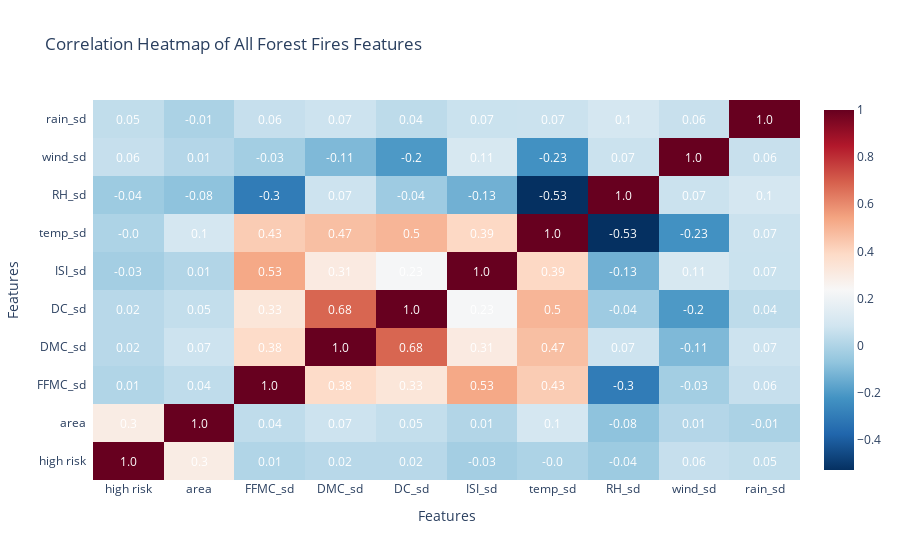

Here is the notebook cell this chart was saved with:
### Code cell
all_features = ['high risk', 'area', 'FFMC_sd', 'DMC_sd', 'DC_sd', 'ISI_sd', 'temp_sd', 'RH_sd', 'wind_sd', 'rain_sd']
correlation_matrix_all = forestfires_encoded[all_features].corr()

fig_all = ff.create_annotated_heatmap(
    z=correlation_matrix_all.values,
    x=list(correlation_matrix_all.columns),
    y=list(correlation_matrix_all.index),
    colorscale='RdBu_r',
    annotation_text=correlation_matrix_all.round(2).values,
    showscale=True
)

fig_all.update_layout(
    title='Correlation Heatmap of All Forest Fires Features',
    xaxis=dict(title='Features', side='bottom'),
    yaxis=dict(title='Features'),
)

fig_all.show()

### Figure 1 — Plotly figure (JSON) as saved in the notebook; plotly's stock layout.template omitted (floating-point values rounded to 4 significant figures)
{"data": [{"colorscale": [[0, "rgb(5,48,97)"], [0.1, "rgb(33,102,172)"], [0.2, "rgb(67,147,195)"], [0.3, "rgb(146,197,222)"], [0.4, "rgb(209,229,240)"], [0.5, "rgb(247,247,247)"], [0.6, "rgb(253,219,199)"], [0.7, "rgb(244,165,130)"], [0.8, "rgb(214,96,77)"], [0.9, "rgb(178,24,43)"], [1, "rgb(103,0,31)"]], "reversescale": false, "showscale": true, "type": "heatmap", "x": ["high risk", "area", "FFMC_sd", "DMC_sd", "DC_sd", "ISI_sd", "temp_sd", "RH_sd", "wind_sd", "rain_sd"], "y": ["high risk", "area", "FFMC_sd", "DMC_sd", "DC_sd", "ISI_sd", "temp_sd", "RH_sd", "wind_sd", "rain_sd"], "z": [[1, 0.2977, 0.005749, 0.02247, 0.02349, -0.0264, -0.003714, -0.04162, 0.0569, 0.04501], [0.2977, 1, 0.04012, 0.07299, 0.04938, 0.008258, 0.09784, -0.07552, 0.01232, -0.007366], [0.005749, 0.04012, 1, 0.3826, 0.3305, 0.5318, 0.4315, -0.301, -0.02848, 0.0567], [0.02247, 0.07299, 0.3826, 1, 0.6822, 0.3051, 0.4696, 0.07379, -0.1053, 0.07479], [0.02349, 0.04938, 0.3305, 0.6822, 1, 0.2292, 0.4962, -0.03919, -0.2035, 0.03586], [-0.0264, 0.008258, 0.5318, 0.3051, 0.2292, 1, 0.3943, -0.1325, 0.1068, 0.06767], [-0.003714, 0.09784, 0.4315, 0.4696, 0.4962, 0.3943, 1, -0.5274, -0.2271, 0.06949], [-0.04162, -0.07552, -0.301, 0.07379, -0.03919, -0.1325, -0.5274, 1, 0.06941, 0.09975], [0.0569, 0.01232, -0.02848, -0.1053, -0.2035, 0.1068, -0.2271, 0.06941, 1, 0.06112], [0.04501, -0.007366, 0.0567, 0.07479, 0.03586, 0.06767, 0.06949, 0.09975, 0.06112, 1]]}], "layout": {"annotations": [{"font": {"color": "#FFFFFF"}, "showarrow": false, "text": "1.0", "x": "high risk", "xref": "x", "y": "high risk", "yref": "y"}, {"font": {"color": "#FFFFFF"}, "showarrow": false, "text": "0.3", "x": "area", "xref": "x", "y": "high risk", "yref": "y"}, {"font": {"color": "#FFFFFF"}, "showarrow": false, "text": "0.01", "x": "FFMC_sd", "xref": "x", "y": "high risk", "yref": "y"}, {"font": {"color": "#FFFFFF"}, "showarrow": false, "text": "0.02", "x": "DMC_sd", "xref": "x", "y": "high risk", "yref": "y"}, {"font": {"color": "#FFFFFF"}, "showarrow": false, "text": "0.02", "x": "DC_sd", "xref": "x", "y": "high risk", "yref": "y"}, {"font": {"color": "#FFFFFF"}, "showarrow": false, "text": "-0.03", "x": "ISI_sd", "xref": "x", "y": "high risk", "yref": "y"}, {"font": {"color": "#FFFFFF"}, "showarrow": false, "text": "-0.0", "x": "temp_sd", "xref": "x", "y": "high risk", "yref": "y"}, {"font": {"color": "#FFFFFF"}, "showarrow": false, "text": "-0.04", "x": "RH_sd", "xref": "x", "y": "high risk", "yref": "y"}, {"font": {"color": "#FFFFFF"}, "showarrow": false, "text": "0.06", "x": "wind_sd", "xref": "x", "y": "high risk", "yref": "y"}, {"font": {"color": "#FFFFFF"}, "showarrow": false, "text": "0.05", "x": "rain_sd", "xref": "x", "y": "high risk", "yref": "y"}, {"font": {"color": "#FFFFFF"}, "showarrow": false, "text": "0.3", "x": "high risk", "xref": "x", "y": "area", "yref": "y"}, {"font": {"color": "#FFFFFF"}, "showarrow": false, "text": "1.0", "x": "area", "xref": "x", "y": "area", "yref": "y"}, {"font": {"color": "#FFFFFF"}, "showarrow": false, "text": "0.04", "x": "FFMC_sd", "xref": "x", "y": "area", "yref": "y"}, {"font": {"color": "#FFFFFF"}, "showarrow": false, "text": "0.07", "x": "DMC_sd", "xref": "x", "y": "area", "yref": "y"}, {"font": {"color": "#FFFFFF"}, "showarrow": false, "text": "0.05", "x": "DC_sd", "xref": "x", "y": "area", "yref": "y"}, {"font": {"color": "#FFFFFF"}, "showarrow": false, "text": "0.01", "x": "ISI_sd", "xref": "x", "y": "area", "yref": "y"}, {"font": {"color": "#FFFFFF"}, "showarrow": false, "text": "0.1", "x": "temp_sd", "xref": "x", "y": "area", "yref": "y"}, {"font": {"color": "#FFFFFF"}, "showarrow": false, "text": "-0.08", "x": "RH_sd", "xref": "x", "y": "area", "yref": "y"}, {"font": {"color": "#FFFFFF"}, "showarrow": false, "text": "0.01", "x": "wind_sd", "xref": "x", "y": "area", "yref": "y"}, {"font": {"color": "#FFFFFF"}, "showarrow": false, "text": "-0.01", "x": "rain_sd", "xref": "x", "y": "area", "yref": "y"}, {"font": {"color": "#FFFFFF"}, "showarrow": false, "text": "0.01", "x": "high risk", "xref": "x", "y": "FFMC_sd", "yref": "y"}, {"font": {"color": "#FFFFFF"}, "showarrow": false, "text": "0.04", "x": "area", "xref": "x", "y": "FFMC_sd", "yref": "y"}, {"font": {"color": "#FFFFFF"}, "showarrow": false, "text": "1.0", "x": "FFMC_sd", "xref": "x", "y": "FFMC_sd", "yref": "y"}, {"font": {"color": "#FFFFFF"}, "showarrow": false, "text": "0.38", "x": "DMC_sd", "xref": "x", "y": "FFMC_sd", "yref": "y"}, {"font": {"color": "#FFFFFF"}, "showarrow": false, "text": "0.33", "x": "DC_sd", "xref": "x", "y": "FFMC_sd", "yref": "y"}, {"font": {"color": "#FFFFFF"}, "showarrow": false, "text": "0.53", "x": "ISI_sd", "xref": "x", "y": "FFMC_sd", "yref": "y"}, {"font": {"color": "#FFFFFF"}, "showarrow": false, "text": "0.43", "x": "temp_sd", "xref": "x", "y": "FFMC_sd", "yref": "y"}, {"font": {"color": "#FFFFFF"}, "showarrow": false, "text": "-0.3", "x": "RH_sd", "xref": "x", "y": "FFMC_sd", "yref": "y"}, {"font": {"color": "#FFFFFF"}, "showarrow": false, "text": "-0.03", "x": "wind_sd", "xref": "x", "y": "FFMC_sd", "yref": "y"}, {"font": {"color": "#FFFFFF"}, "showarrow": false, "text": "0.06", "x": "rain_sd", "xref": "x", "y": "FFMC_sd", "yref": "y"}, {"font": {"color": "#FFFFFF"}, "showarrow": false, "text": "0.02", "x": "high risk", "xref": "x", "y": "DMC_sd", "yref": "y"}, {"font": {"color": "#FFFFFF"}, "showarrow": false, "text": "0.07", "x": "area", "xref": "x", "y": "DMC_sd", "yref": "y"}, {"font": {"color": "#FFFFFF"}, "showarrow": false, "text": "0.38", "x": "FFMC_sd", "xref": "x", "y": "DMC_sd", "yref": "y"}, {"font": {"color": "#FFFFFF"}, "showarrow": false, "text": "1.0", "x": "DMC_sd", "xref": "x", "y": "DMC_sd", "yref": "y"}, {"font": {"color": "#FFFFFF"}, "showarrow": false, "text": "0.68", "x": "DC_sd", "xref": "x", "y": "DMC_sd", "yref": "y"}, {"font": {"color": "#FFFFFF"}, "showarrow": false, "text": "0.31", "x": "ISI_sd", "xref": "x", "y": "DMC_sd", "yref": "y"}, {"font": {"color": "#FFFFFF"}, "showarrow": false, "text": "0.47", "x": "temp_sd", "xref": "x", "y": "DMC_sd", "yref": "y"}, {"font": {"color": "#FFFFFF"}, "showarrow": false, "text": "0.07", "x": "RH_sd", "xref": "x", "y": "DMC_sd", "yref": "y"}, {"font": {"color": "#FFFFFF"}, "showarrow": false, "text": "-0.11", "x": "wind_sd", "xref": "x", "y": "DMC_sd", "yref": "y"}, {"font": {"color": "#FFFFFF"}, "showarrow": false, "text": "0.07", "x": "rain_sd", "xref": "x", "y": "DMC_sd", "yref": "y"}, {"font": {"color": "#FFFFFF"}, "showarrow": false, "text": "0.02", "x": "high risk", "xref": "x", "y": "DC_sd", "yref": "y"}, {"font": {"color": "#FFFFFF"}, "showarrow": false, "text": "0.05", "x": "area", "xref": "x", "y": "DC_sd", "yref": "y"}, {"font": {"color": "#FFFFFF"}, "showarrow": false, "text": "0.33", "x": "FFMC_sd", "xref": "x", "y": "DC_sd", "yref": "y"}, {"font": {"color": "#FFFFFF"}, "showarrow": false, "text": "0.68", "x": "DMC_sd", "xref": "x", "y": "DC_sd", "yref": "y"}, {"font": {"color": "#FFFFFF"}, "showarrow": false, "text": "1.0", "x": "DC_sd", "xref": "x", "y": "DC_sd", "yref": "y"}, {"font": {"color": "#FFFFFF"}, "showarrow": false, "text": "0.23", "x": "ISI_sd", "xref": "x", "y": "DC_sd", "yref": "y"}, {"font": {"color": "#FFFFFF"}, "showarrow": false, "text": "0.5", "x": "temp_sd", "xref": "x", "y": "DC_sd", "yref": "y"}, {"font": {"color": "#FFFFFF"}, "showarrow": false, "text": "-0.04", "x": "RH_sd", "xref": "x", "y": "DC_sd", "yref": "y"}, {"font": {"color": "#FFFFFF"}, "showarrow": false, "text": "-0.2", "x": "wind_sd", "xref": "x", "y": "DC_sd", "yref": "y"}, {"font": {"color": "#FFFFFF"}, "showarrow": false, "text": "0.04", "x": "rain_sd", "xref": "x", "y": "DC_sd", "yref": "y"}, {"font": {"color": "#FFFFFF"}, "showarrow": false, "text": "-0.03", "x": "high risk", "xref": "x", "y": "ISI_sd", "yref": "y"}, {"font": {"color": "#FFFFFF"}, "showarrow": false, "text": "0.01", "x": "area", "xref": "x", "y": "ISI_sd", "yref": "y"}, {"font": {"color": "#FFFFFF"}, "showarrow": false, "text": "0.53", "x": "FFMC_sd", "xref": "x", "y": "ISI_sd", "yref": "y"}, {"font": {"color": "#FFFFFF"}, "showarrow": false, "text": "0.31", "x": "DMC_sd", "xref": "x", "y": "ISI_sd", "yref": "y"}, {"font": {"color": "#FFFFFF"}, "showarrow": false, "text": "0.23", "x": "DC_sd", "xref": "x", "y": "ISI_sd", "yref": "y"}, {"font": {"color": "#FFFFFF"}, "showarrow": false, "text": "1.0", "x": "ISI_sd", "xref": "x", "y": "ISI_sd", "yref": "y"}, {"font": {"color": "#FFFFFF"}, "showarrow": false, "text": "0.39", "x": "temp_sd", "xref": "x", "y": "ISI_sd", "yref": "y"}, {"font": {"color": "#FFFFFF"}, "showarrow": false, "text": "-0.13", "x": "RH_sd", "xref": "x", "y": "ISI_sd", "yref": "y"}, {"font": {"color": "#FFFFFF"}, "showarrow": false, "text": "0.11", "x": "wind_sd", "xref": "x", "y": "ISI_sd", "yref": "y"}, {"font": {"color": "#FFFFFF"}, "showarrow": false, "text": "0.07", "x": "rain_sd", "xref": "x", "y": "ISI_sd", "yref": "y"}, {"font": {"color": "#FFFFFF"}, "showarrow": false, "text": "-0.0", "x": "high risk", "xref": "x", "y": "temp_sd", "yref": "y"}, {"font": {"color": "#FFFFFF"}, "showarrow": false, "text": "0.1", "x": "area", "xref": "x", "y": "temp_sd", "yref": "y"}, {"font": {"color": "#FFFFFF"}, "showarrow": false, "text": "0.43", "x": "FFMC_sd", "xref": "x", "y": "temp_sd", "yref": "y"}, {"font": {"color": "#FFFFFF"}, "showarrow": false, "text": "0.47", "x": "DMC_sd", "xref": "x", "y": "temp_sd", "yref": "y"}, {"font": {"color": "#FFFFFF"}, "showarrow": false, "text": "0.5", "x": "DC_sd", "xref": "x", "y": "temp_sd", "yref": "y"}, {"font": {"color": "#FFFFFF"}, "showarrow": false, "text": "0.39", "x": "ISI_sd", "xref": "x", "y": "temp_sd", "yref": "y"}, {"font": {"color": "#FFFFFF"}, "showarrow": false, "text": "1.0", "x": "temp_sd", "xref": "x", "y": "temp_sd", "yref": "y"}, {"font": {"color": "#FFFFFF"}, "showarrow": false, "text": "-0.53", "x": "RH_sd", "xref": "x", "y": "temp_sd", "yref": "y"}, {"font": {"color": "#FFFFFF"}, "showarrow": false, "text": "-0.23", "x": "wind_sd", "xref": "x", "y": "temp_sd", "yref": "y"}, {"font": {"color": "#FFFFFF"}, "showarrow": false, "text": "0.07", "x": "rain_sd", "xref": "x", "y": "temp_sd", "yref": "y"}, {"font": {"color": "#FFFFFF"}, "showarrow": false, "text": "-0.04", "x": "high risk", "xref": "x", "y": "RH_sd", "yref": "y"}, {"font": {"color": "#FFFFFF"}, "showarrow": false, "text": "-0.08", "x": "area", "xref": "x", "y": "RH_sd", "yref": "y"}, {"font": {"color": "#FFFFFF"}, "showarrow": false, "text": "-0.3", "x": "FFMC_sd", "xref": "x", "y": "RH_sd", "yref": "y"}, {"font": {"color": "#FFFFFF"}, "showarrow": false, "text": "0.07", "x": "DMC_sd", "xref": "x", "y": "RH_sd", "yref": "y"}, {"font": {"color": "#FFFFFF"}, "showarrow": false, "text": "-0.04", "x": "DC_sd", "xref": "x", "y": "RH_sd", "yref": "y"}, {"font": {"color": "#FFFFFF"}, "showarrow": false, "text": "-0.13", "x": "ISI_sd", "xref": "x", "y": "RH_sd", "yref": "y"}, {"font": {"color": "#FFFFFF"}, "showarrow": false, "text": "-0.53", "x": "temp_sd", "xref": "x", "y": "RH_sd", "yref": "y"}, {"font": {"color": "#FFFFFF"}, "showarrow": false, "text": "1.0", "x": "RH_sd", "xref": "x", "y": "RH_sd", "yref": "y"}, {"font": {"color": "#FFFFFF"}, "showarrow": false, "text": "0.07", "x": "wind_sd", "xref": "x", "y": "RH_sd", "yref": "y"}, {"font": {"color": "#FFFFFF"}, "showarrow": false, "text": "0.1", "x": "rain_sd", "xref": "x", "y": "RH_sd", "yref": "y"}, {"font": {"color": "#FFFFFF"}, "showarrow": false, "text": "0.06", "x": "high risk", "xref": "x", "y": "wind_sd", "yref": "y"}, {"font": {"color": "#FFFFFF"}, "showarrow": false, "text": "0.01", "x": "area", "xref": "x", "y": "wind_sd", "yref": "y"}, {"font": {"color": "#FFFFFF"}, "showarrow": false, "text": "-0.03", "x": "FFMC_sd", "xref": "x", "y": "wind_sd", "yref": "y"}, {"font": {"color": "#FFFFFF"}, "showarrow": false, "text": "-0.11", "x": "DMC_sd", "xref": "x", "y": "wind_sd", "yref": "y"}, {"font": {"color": "#FFFFFF"}, "showarrow": false, "text": "-0.2", "x": "DC_sd", "xref": "x", "y": "wind_sd", "yref": "y"}, {"font": {"color": "#FFFFFF"}, "showarrow": false, "text": "0.11", "x": "ISI_sd", "xref": "x", "y": "wind_sd", "yref": "y"}, {"font": {"color": "#FFFFFF"}, "showarrow": false, "text": "-0.23", "x": "temp_sd", "xref": "x", "y": "wind_sd", "yref": "y"}, {"font": {"color": "#FFFFFF"}, "showarrow": false, "text": "0.07", "x": "RH_sd", "xref": "x", "y": "wind_sd", "yref": "y"}, {"font": {"color": "#FFFFFF"}, "showarrow": false, "text": "1.0", "x": "wind_sd", "xref": "x", "y": "wind_sd", "yref": "y"}, {"font": {"color": "#FFFFFF"}, "showarrow": false, "text": "0.06", "x": "rain_sd", "xref": "x", "y": "wind_sd", "yref": "y"}, {"font": {"color": "#FFFFFF"}, "showarrow": false, "text": "0.05", "x": "high risk", "xref": "x", "y": "rain_sd", "yref": "y"}, {"font": {"color": "#FFFFFF"}, "showarrow": false, "text": "-0.01", "x": "area", "xref": "x", "y": "rain_sd", "yref": "y"}, {"font": {"color": "#FFFFFF"}, "showarrow": false, "text": "0.06", "x": "FFMC_sd", "xref": "x", "y": "rain_sd", "yref": "y"}, {"font": {"color": "#FFFFFF"}, "showarrow": false, "text": "0.07", "x": "DMC_sd", "xref": "x", "y": "rain_sd", "yref": "y"}, {"font": {"color": "#FFFFFF"}, "showarrow": false, "text": "0.04", "x": "DC_sd", "xref": "x", "y": "rain_sd", "yref": "y"}, {"font": {"color": "#FFFFFF"}, "showarrow": false, "text": "0.07", "x": "ISI_sd", "xref": "x", "y": "rain_sd", "yref": "y"}, {"font": {"color": "#FFFFFF"}, "showarrow": false, "text": "0.07", "x": "temp_sd", "xref": "x", "y": "rain_sd", "yref": "y"}, {"font": {"color": "#FFFFFF"}, "showarrow": false, "text": "0.1", "x": "RH_sd", "xref": "x", "y": "rain_sd", "yref": "y"}, {"font": {"color": "#FFFFFF"}, "showarrow": false, "text": "0.06", "x": "wind_sd", "xref": "x", "y": "rain_sd", "yref": "y"}, {"font": {"color": "#FFFFFF"}, "showarrow": false, "text": "1.0", "x": "rain_sd", "xref": "x", "y": "rain_sd", "yref": "y"}], "title": {"text": "Correlation Heatmap of All Forest Fires Features"}, "xaxis": {"dtick": 1, "gridcolor": "rgb(0, 0, 0)", "side": "bottom", "ticks": "", "title": {"text": "Features"}}, "yaxis": {"dtick": 1, "ticks": "", "ticksuffix": "  ", "title": {"text": "Features"}}}}
